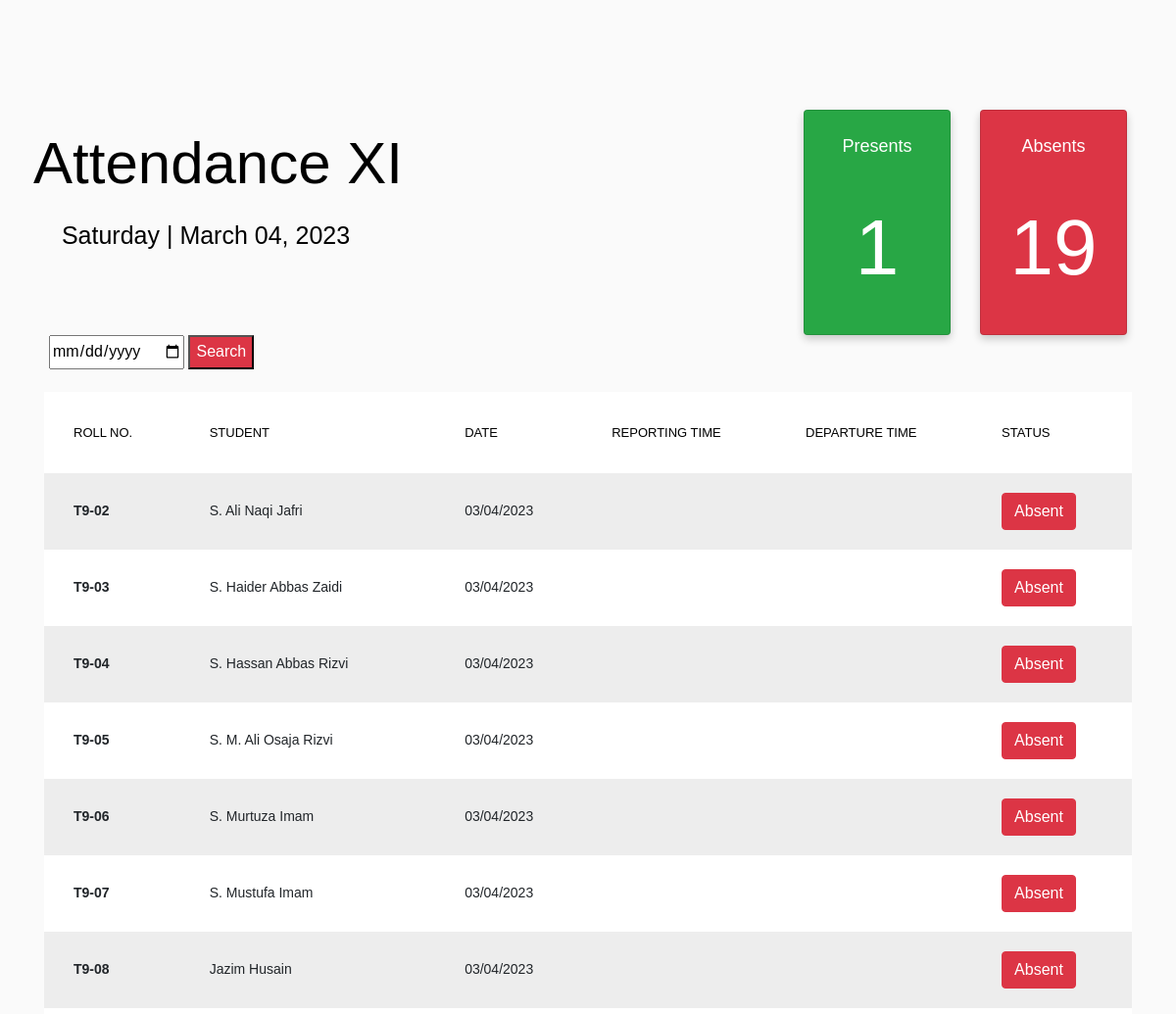
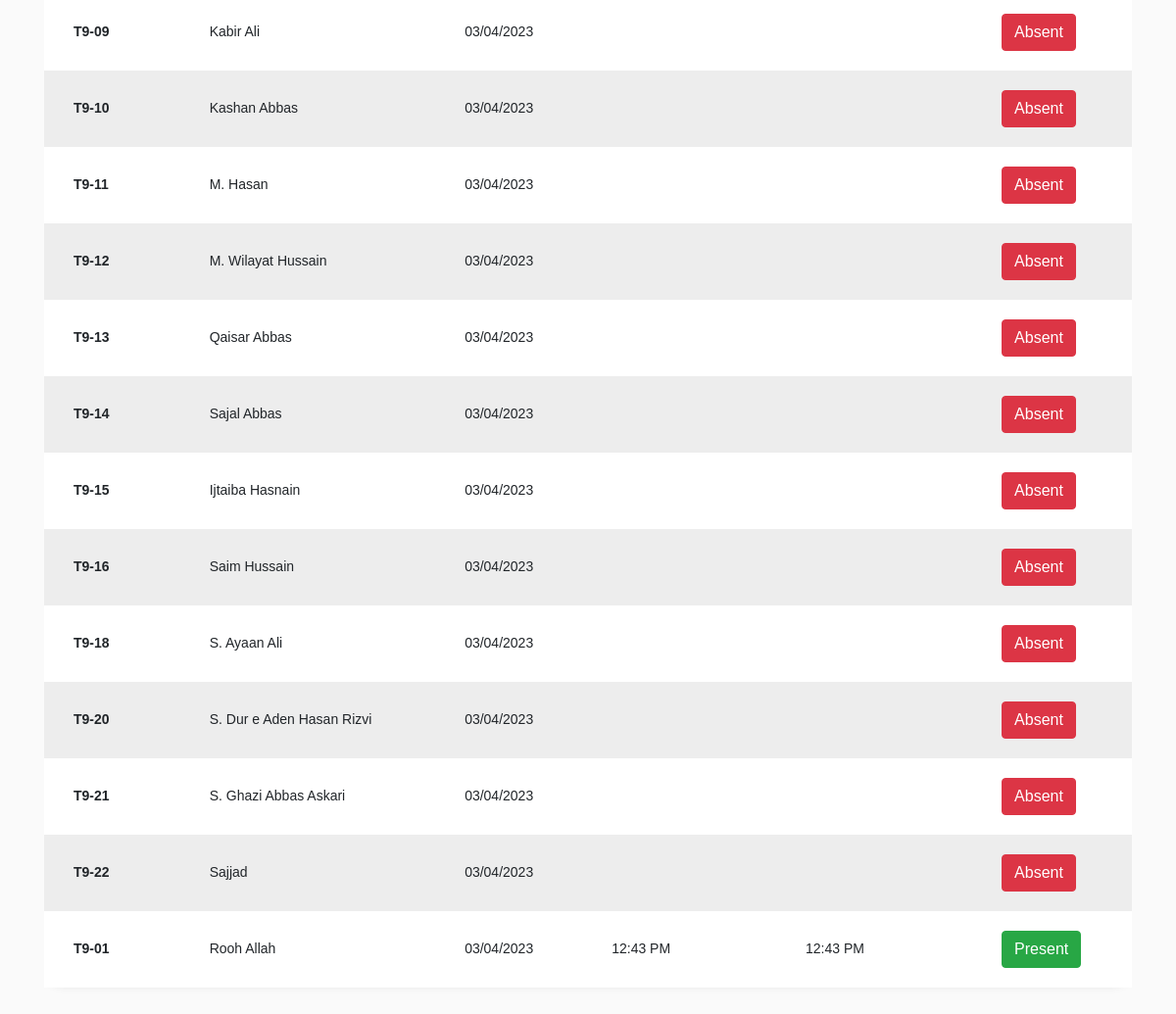
The page / on the database its author committed (2 pictures, top to bottom).
### tables this page shows
CREATE TABLE BIO(
                    S_ID INTEGER PRIMARY KEY AUTOINCREMENT,
                    ROLL_NO TEXT NOT NULL,
                    STUDENT_NAME TEXT NOT NULL);

CREATE TABLE ATTENDANCE
                        (ROLL_NO TEXT NOT NULL,
                        STUDENT_NAME TEXT NOT NULL,
                        DATE_ DATE NOT NULL,
                        REPORTING_TIME TEXT NOT NULL,
                        DEPARTURE_TIME NOT NULL);

### app.py (the view)
@app.route('/', methods=['GET', 'POST'])
def main():
    date = request.form.get('date')
    if date:
        day=datetime.strptime(date,"%Y-%m-%d").strftime("%A")
        repre_date = datetime.strptime(date, "%Y-%m-%d").strftime("%B %d, %Y")
        date = datetime.strptime(date, "%Y-%m-%d").strftime("%m/%d/%Y")
    else:
        day=datetime.now().strftime("%A")
        repre_date = datetime.now().strftime("%B %d, %Y")
        date = datetime.now().strftime("%m/%d/%Y")
    columns = ['ROLL NO.','STUDENT','DATE','REPORTING TIME','DEPARTURE TIME','STATUS']
    presents = get_presents(date=date)
    absents = get_absents(presents)
    return render_template('index.html', columns=columns,date=date,presents=presents,absents=absents,count_present=len(presents),count_absents=len(absents),day=day,date_time=repre_date)

### database_func.py (called while the page is built)
def get_presents(date):
    try:
        conn = sqlite3.connect('TI_CampusI.db')
        conn.row_factory = dict_factory
        query = f"Select * from ATTENDANCE where date_ = '{date}' "
        cursor = conn.execute(query)
        data = cursor.fetchall()
        conn.close()
        return data
    except Exception as e:
        print("Database Error", str(e))

def get_absents(presents):
    presents = [student["ROLL_NO"] for student in presents]
    presents = tuple(presents)
    if len(presents) == 1:
        presents = f"('{presents[0]}')"
    try:
        conn = sqlite3.connect('TI_CampusI.db')
        conn.row_factory = dict_factory
        query = f"Select * from BIO where ROLL_NO NOT IN {presents} "
        cursor = conn.execute(query)
        absents = cursor.fetchall()
        conn.close()
        return absents
    except Exception as e:
        print("Database Error", str(e))

### utils.py (called while the page is built)
def dict_factory(cursor, row):
    data = {}
    for idx, col in enumerate(cursor.description):
        data[col[0]] = row[idx]
    return data

### templates/index.html (shortened to what this page needs)
<!doctype html>
<html lang="en">
<head>
	<link rel="stylesheet" href="https://stackpath.bootstrapcdn.com/font-awesome/4.7.0/css/font-awesome.min.css">
	<link rel="stylesheet" href="../static/css/style.css">
</head>
<body>
	<section class="ftco-section">
		<div class="container">
			<div class="row justify-content-center">
				<div class="col-md-6 text-center mb-5">
					<h1 class="heading-section" style="font-size: 60px;padding-left: 25px;"> Attendance XI</h1>
					<h1 class="heading-section" style="font-size: 25px">{{day}} | {{date_time}}</h1>
				</div>
				<div class="card" style="background-color: #28a745;margin-left: 200px;">
					<p style="font-size: large;padding-top: 20px;">Presents</p>{{count_present}}
				</div>
				<div class="card" style="background-color: #dc3545;">
					<p style="font-size: large;padding-top: 20px;">Absents</p>{{count_absents}}
				</div>
			</div>
			<div class="row">
				<div>
					<form action="http://127.0.0.1:5000" method="post">
						<input style="margin-left: 20px;" type="date" name="date" />
						<input style="background-color: #dc3545;color: white;" type="submit" value="Search">
					</form>
				</div>
				<div class="col-md-12">
					<div class="table-wrap">
						<table class="table table-striped">
							<thead>
								<tr>
									{%for col in columns%}
									<th>{{col}}</th>
									{%endfor%}
								</tr>
							</thead>
							<tbody>
								{%for student in absents%}
								<tr>
									<th scope="row">{{student['ROLL_NO']}}</th>
									<td>{{student['STUDENT_NAME']}}</td>
									<td>{{date}}</td>
									<td></td>
									<td></td>
									<td><a href="#" class="btn btn-danger">Absent</a></td>
								</tr>
								{%endfor%}
								{%for student in presents%}
								<tr>
									<th scope="row">{{student['ROLL_NO']}}</th>
									<td>{{student['STUDENT_NAME']}}</td>
									<td>{{student['DATE_']}}</td>
									<td>{{student['REPORTING_TIME']}}</td>
									<td>{{student['DEPARTURE_TIME']}}</td>
									<td><a href="#" class="btn btn-success">Present</a></td>
								</tr>
								{%endfor%}
							</tbody>
						</table>
					</div>
				</div>
			</div>
		</div>
	</section>
</body>
</html>

### rows shown on the page
BIO: ROLL_NO "T9-02", STUDENT_NAME "S. Ali Naqi Jafri", date "03/04/2023"
BIO: ROLL_NO "T9-03", STUDENT_NAME "S. Haider Abbas Zaidi", date "03/04/2023"
BIO: ROLL_NO "T9-04", STUDENT_NAME "S. Hassan Abbas Rizvi", date "03/04/2023"
BIO: ROLL_NO "T9-05", STUDENT_NAME "S. M. Ali Osaja Rizvi", date "03/04/2023"
BIO: ROLL_NO "T9-06", STUDENT_NAME "S. Murtuza Imam", date "03/04/2023"
BIO: ROLL_NO "T9-07", STUDENT_NAME "S. Mustufa Imam", date "03/04/2023"
BIO: ROLL_NO "T9-08", STUDENT_NAME "Jazim Husain", date "03/04/2023"
BIO: ROLL_NO "T9-09", STUDENT_NAME "Kabir Ali", date "03/04/2023"
BIO: ROLL_NO "T9-10", STUDENT_NAME "Kashan Abbas", date "03/04/2023"
BIO: ROLL_NO "T9-11", STUDENT_NAME "M. Hasan", date "03/04/2023"
BIO: ROLL_NO "T9-12", STUDENT_NAME "M. Wilayat Hussain", date "03/04/2023"
BIO: ROLL_NO "T9-13", STUDENT_NAME "Qaisar Abbas", date "03/04/2023"
BIO: ROLL_NO "T9-14", STUDENT_NAME "Sajal Abbas", date "03/04/2023"
BIO: ROLL_NO "T9-15", STUDENT_NAME "Ijtaiba Hasnain", date "03/04/2023"
BIO: ROLL_NO "T9-16", STUDENT_NAME "Saim Hussain", date "03/04/2023"
BIO: ROLL_NO "T9-18", STUDENT_NAME "S. Ayaan Ali", date "03/04/2023"
BIO: ROLL_NO "T9-20", STUDENT_NAME "S. Dur e Aden Hasan Rizvi", date "03/04/2023"
BIO: ROLL_NO "T9-21", STUDENT_NAME "S. Ghazi Abbas Askari", date "03/04/2023"
BIO: ROLL_NO "T9-22", STUDENT_NAME "Sajjad", date "03/04/2023"
ATTENDANCE: ROLL_NO "T9-01", STUDENT_NAME "Rooh Allah", DATE_ "03/04/2023", REPORTING_TIME "12:43 PM", DEPARTURE_TIME "12:43 PM"

### other values the page prints
{{ count_present }} "1"
{{ count_absents }} "19"
{{ col }} "ROLL NO." "STUDENT" "DATE" "REPORTING TIME" "DEPARTURE TIME" "STATUS"
